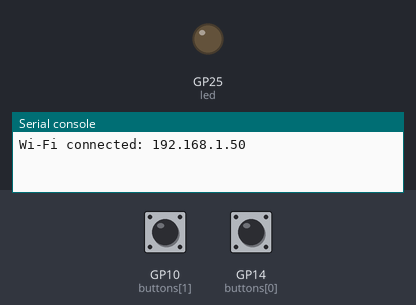
A program run on a simulated Raspberry Pi Pico running MicroPython. Shown: output pins drawn as LEDs (lit = HIGH), the last lines printed to the serial console. The test bench sets the inputs (shaded band); at power-on: GP10 (buttons[1]) HIGH, GP14 (buttons[0]) HIGH. WiFi joins after 1.5 s; web requests get an empty 200 reply after 0.4 s.

Above: at 2.7 s.
2.8 s: GP10 (buttons[1]) pulled LOW for 0.15 s
At 3.05 s:
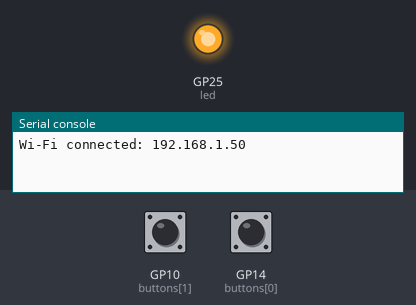
4.9 s: GP14 (buttons[0]) pulled LOW for 0.15 s
At 6.9 s:
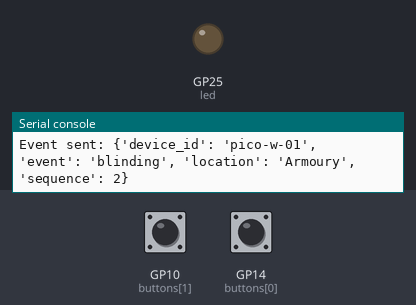
Timing chart, 0 to 8.4 s (numbered marks = the images above; inputs shaded):
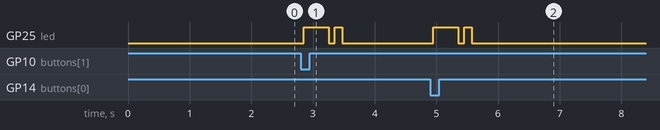

The program:

main.py
```python
from machine import Pin
import network
import urequests
import time


WIFI_SSID = "WIFI_NAME"
WIFI_PASSWORD = "WIFI_PASS"
WIFI_TIMEOUT_MS = 10000
WIFI_RECONNECT_MS = 5000

# Use the Flask computer's LAN IPv4 address, without http:// or a path.
SERVER_HOST = "192.168.1.100"
# mac os uses port 5000 for control center so use 5050, switch if need be
SERVER_PORT = 5050
SERVER_PATH = "/message"
DEVICE_ID = "pico-w-01"
HTTP_TIMEOUT_SECONDS = 5
HTTP_MAX_ATTEMPTS = 3
HTTP_RETRY_MS = 500

DEBOUNCE_MS = 50
POLL_MS = 10
BUTTONS = ((14, "Armoury"), (10, "Storage"))

led = Pin("LED", Pin.OUT)
wlan = network.WLAN(network.STA_IF)
sequence = 0  # Per boot; retries keep the original event's sequence.


def connect_wifi():
    if wlan.isconnected():
        return True
    try:
        wlan.active(True)
        wlan.disconnect()
        wlan.connect(WIFI_SSID, WIFI_PASSWORD)
        started = time.ticks_ms()
        while not wlan.isconnected():
            if time.ticks_diff(time.ticks_ms(), started) >= WIFI_TIMEOUT_MS:
                wlan.disconnect()
                print("Wi-Fi connection timed out")
                return False
            time.sleep_ms(100)
        print("Wi-Fi connected:", wlan.ifconfig()[0])
        return True
    except Exception as error:
        print("Wi-Fi connection failed:", error)
        return False


def show_send_result(success):
    # One short flash: accepted. Three flashes: failed; ready for another press.
    led.off()
    time.sleep_ms(100)
    for _ in range(1 if success else 3):
        led.on()
        time.sleep_ms(120)
        led.off()
        time.sleep_ms(120)


def send_event(event, location):
    global sequence
    sequence += 1
    payload = {
        "device_id": DEVICE_ID,
        "event": event,
        "location": location,
        "sequence": sequence,
    }
    url = "http://{}:{}{}".format(SERVER_HOST, SERVER_PORT, SERVER_PATH)
    success = False
    led.on()
    try:
        for attempt in range(HTTP_MAX_ATTEMPTS):
            response = None
            try:
                if connect_wifi():
                    response = urequests.post(
                        url,
                        json=payload,
                        headers={"Content-Type": "application/json"},
                        timeout=HTTP_TIMEOUT_SECONDS,
                    )
                    status = response.status_code
                    if 200 <= status < 300:
                        print("Event sent:", payload)
                        success = True
                        return True
                    print("HTTP request failed:", status)
                    # Retrying a rejected payload will not fix it.
                    if 400 <= status < 500 and status not in (408, 429):
                        return False
            except Exception as error:
                print("HTTP attempt failed:", error)
                # An incompatible HTTP library cannot be fixed by retrying.
                if isinstance(error, TypeError):
                    print("Check that urequests supports the timeout keyword")
                    return False
            finally:
                if response is not None:
                    try:
                        response.close()
                    except Exception as error:
                        print("HTTP response cleanup failed:", error)
            if attempt + 1 < HTTP_MAX_ATTEMPTS:
                time.sleep_ms(HTTP_RETRY_MS)
        print("Event dropped after limited attempts:", payload)
        return False
    finally:
        show_send_result(success)


class Button:
    def __init__(self, gpio, location):
        self.pin = Pin(gpio, Pin.IN, Pin.PULL_UP)
        self.location = location
        self.raw = self.pin.value()
        self.stable = self.raw
        self.changed_at = time.ticks_ms()

    def pressed(self):
        now = time.ticks_ms()
        value = self.pin.value()
        if value != self.raw:
            self.raw = value
            self.changed_at = now
        if (self.raw != self.stable
                and time.ticks_diff(now, self.changed_at) >= DEBOUNCE_MS):
            self.stable = self.raw
            return self.stable == 0  # Active-low falling edge only.
        return False


def main():
    buttons = [Button(gpio, location) for gpio, location in BUTTONS]
    led.off()
    connect_wifi()
    last_reconnect = time.ticks_ms()
    while True:
        # Sample both buttons before any blocking network calls.
        pressed = [button for button in buttons if button.pressed()]
        for button in pressed:
            send_event("blinding", button.location)
            last_reconnect = time.ticks_ms()
        if (not wlan.isconnected()
                and time.ticks_diff(time.ticks_ms(), last_reconnect)
                >= WIFI_RECONNECT_MS):
            connect_wifi()
            last_reconnect = time.ticks_ms()
        time.sleep_ms(POLL_MS)


if __name__ == "__main__":
    main()
```

Measured:
- after the input at 2.8 s, GP25 (led): LOW → HIGH after 0.05 s, → LOW 0.40 s later, → HIGH 0.10 s later, → LOW 0.12 s later
- after the input at 4.9 s, GP25 (led): LOW → HIGH after 0.05 s, → LOW 0.40 s later, → HIGH 0.10 s later, → LOW 0.12 s later
